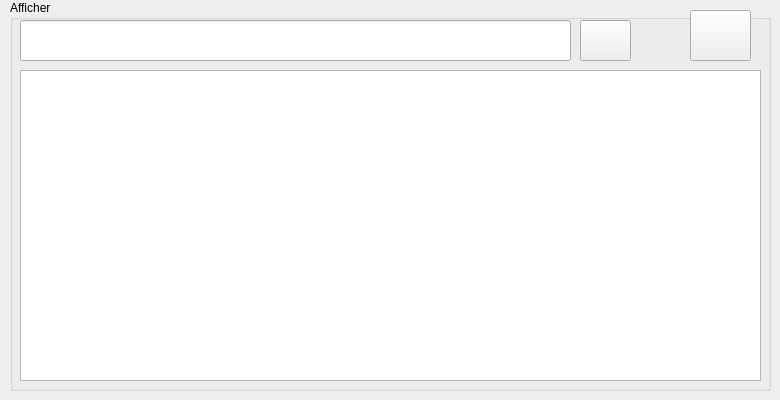
     <widget class="QWidget" name="tab_4">
      <attribute name="title">
       <string>Afficher Detenu</string>
      </attribute>
      <widget class="QTableView" name="tab_detenu">
       <property name="geometry">
        <rect>
         <x>20</x>
         <y>70</y>
         <width>741</width>
         <height>311</height>
        </rect>
       </property>
      </widget>
      <widget class="QPushButton" name="pb_rech_det">
       <property name="geometry">
        <rect>
         <x>580</x>
         <y>20</y>
         <width>51</width>
         <height>41</height>
        </rect>
       </property>
       <property name="styleSheet">
        <string notr="true">image: url(:/pictures/Search_icon-icons.com_54989 (2).png);</string>
       </property>
       <property name="text">
        <string/>
       </property>
      </widget>
      <widget class="QLineEdit" name="le_search_d">
       <property name="geometry">
        <rect>
         <x>20</x>
         <y>20</y>
         <width>551</width>
         <height>41</height>
        </rect>
       </property>
      </widget>
      <widget class="QPushButton" name="pb_exportpdf_d">
       <property name="geometry">
        <rect>
         <x>690</x>
         <y>10</y>
         <width>61</width>
         <height>51</height>
        </rect>
       </property>
       <property name="styleSheet">
        <string notr="true">image: url(:/pictures/adobe_pdf_document_14979.png);</string>
       </property>
       <property name="text">
        <string/>
       </property>
      </widget>
      <widget class="QGroupBox" name="groupBox_8">
       <property name="geometry">
        <rect>
         <x>10</x>
         <y>0</y>
         <width>761</width>
         <height>391</height>
        </rect>
       </property>
       <property name="title">
        <string>Afficher</string>
       </property>
      </widget>
      <zorder>groupBox_8</zorder>
      <zorder>tab_detenu</zorder>
      <zorder>pb_rech_det</zorder>
      <zorder>le_search_d</zorder>
      <zorder>pb_exportpdf_d</zorder>
     </widget>
